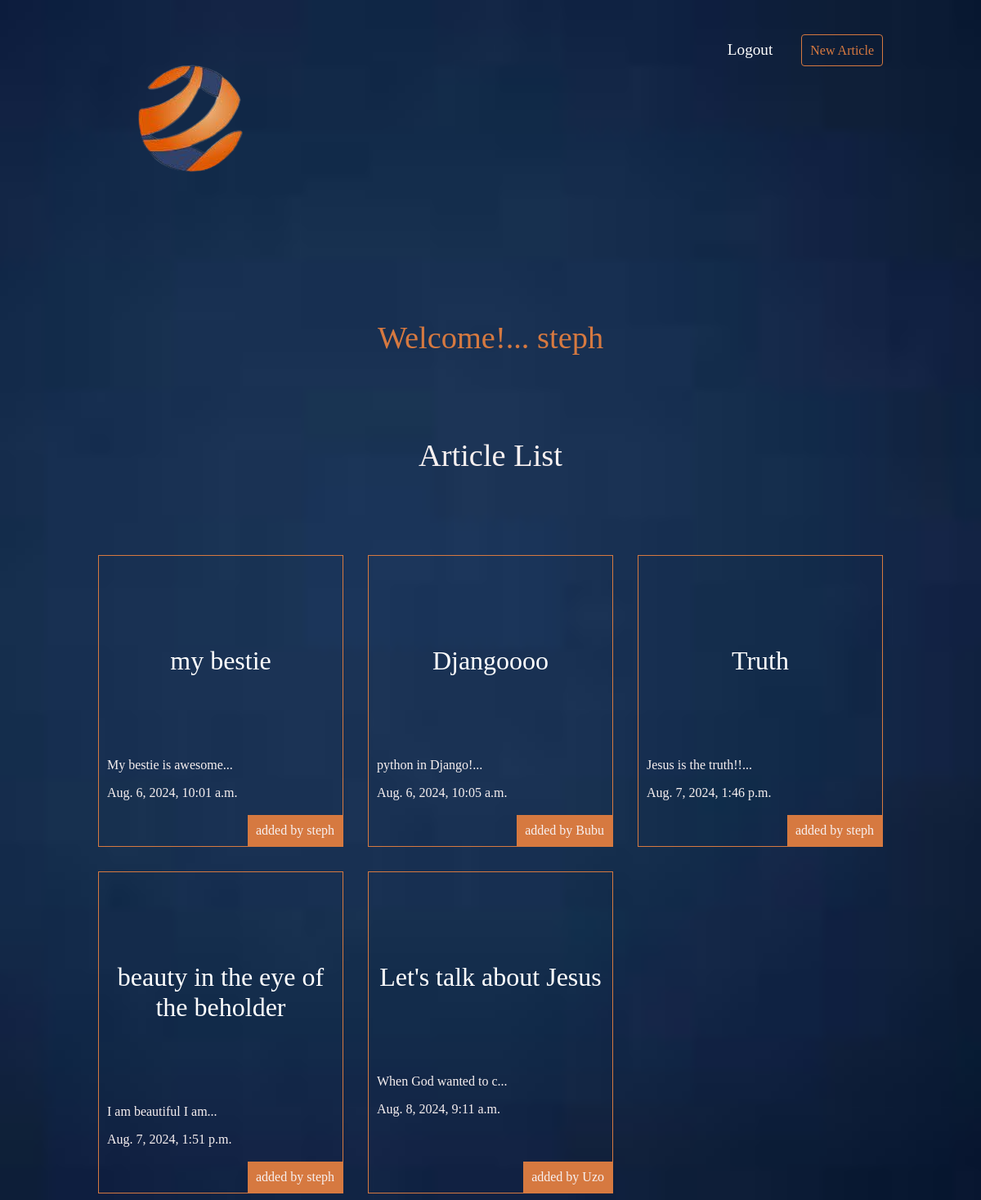
The app's page /telegram_bot/hello/ (signed in) with its own data.
### telegram_bot/models.py (models this page shows, shortened)
class Article(models.Model):
    title = models.CharField(max_length =100)
    slug = models.SlugField()
    body = models.TextField()
    date = models.DateTimeField(auto_now_add = True)
    thumb = models.ImageField(default = "default.png", blank = True)
    author = models.ForeignKey(User,on_delete=models.CASCADE,default=None)
    def snippet(self):
        return self.body[:20] + "..."

### telegram_bot/views.py (the view)
# urls.py: path('', article_views.article_list, name='home'),
def article_list(request):
    a_list = Article.objects.all().order_by('date')
    return render(request, 'hello/article_list.html',{'articles':a_list})

### telegram_bot/templates/hello/article_list.html
{% extends 'base_layout.html' %}
{% block content %}
    <h1 style="color: #D67940;"> Welcome!... {{ request.user.username }}</h1>
    <h1>Article List</h1>
<div class="articles">
  {% for article in articles%}
    <div class = "article">
        <h2><a href="{% url 'articles:detail' slug=article.slug %}">{{article.title}}</a></h2>
        <p>{{article.snippet}}</p>
        <p>{{article.date}}</p>
        <p class = author>added by {{article.author.username}}</p>
    </div>
  {% endfor %}
</div>
{% endblock %}

### my_first_bot/mystaticfiles/styles.css (style rules this page uses)
body { background-color: #0f120f; background-image: url('blue.png'); background-size: cover; background-position: center; font-family: Ubuntu ; color: #f7f0f0; }
h1,h2,h3,h4,h5 { font-weight: normal; margin:0; }
a,a:hover,a:visited { color:#fff; text-decoration: none; }
div.wrapper h1 { text-align:center; margin: 100px auto; font-size: 2.4em; }
div.wrapper h2 { text-align:center; margin: 100px auto; font-size: 2em; }
.articles { display:grid; grid-template-columns: 1fr 1fr 1fr; grid-gap:30px; }
.article { padding:10px; border: 1px solid #D67940; position: relative; padding-bottom:40px; }
.article h2 { font-size:2em; }
.article .author { padding: 10px; background: #D67940; position: absolute; right: 0; bottom:0; margin:0; }

### records on screen
Article: title "my bestie", snippet "My bestie is awesome...", date "Aug. 6, 2024, 10:01 a.m.", author.username "steph"
Article: title "Djangoooo", snippet "python in Django!...", date "Aug. 6, 2024, 10:05 a.m.", author.username "Bubu"
Article: title "Truth", snippet "Jesus is the truth!!...", date "Aug. 7, 2024, 1:46 p.m.", author.username "steph"
Article: title "beauty in the eye of the beholder", snippet "I am beautiful I am...", date "Aug. 7, 2024, 1:51 p.m.", author.username "steph"
Article: title "Let's talk about Jesus", snippet "When God wanted to c...", date "Aug. 8, 2024, 9:11 a.m.", author.username "Uzo"

### other values on screen
{{ request.user.username }} "steph"
